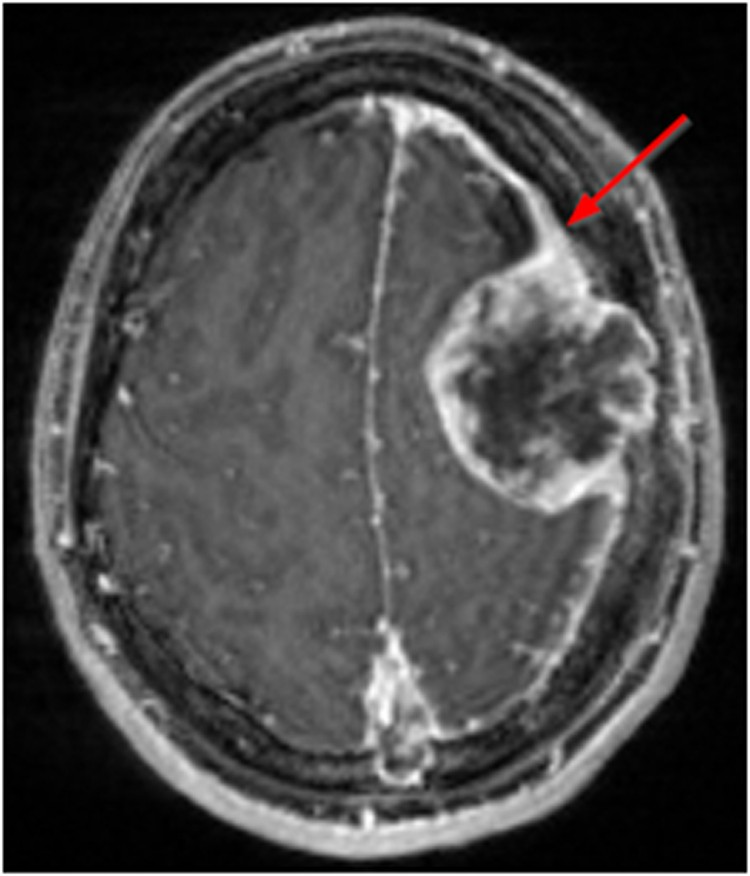
#> input picture backend/src/brain/m2.jpg, 750 x 876 px
$ jupyter execute --allow-errors test.ipynb
#> lines starting #> are read from the running program, lines starting #| are printed output that depends on the picture; after the words box and inside, x2 and y2 are one past the last pixel; in counts of white or black regions, pixels touching at a corner belong together
#> in predict_image, img is the input picture: shape (876, 750, 3); mean B, G, R 73.2, 73.2, 73.6
# Brain Tumor Classification - Inference

This notebook loads a trained brain tumor classification model and makes predictions on individual images.

## 1. Import Required Libraries

[cell 1]
import torch
import torch.nn as nn
from torchvision import transforms
from PIL import Image
import matplotlib.pyplot as plt
import numpy as np
from pathlib import Path
import cv2
from skimage import exposure
from skimage.morphology import binary_closing, binary_opening, disk

## 2. Define Model Architecture

[cell 2]
class ImprovedBrainTumorCNN(nn.Module):
    # [66 lines left out: functions __init__, _initialize_weights, forward, not called in this run]

## 3. Image Preprocessing Functions (Same as mask.ipynb)

[cell 3]
def adjust_gamma(image, gamma=1.0):
    """Adjust gamma of the image."""
    inv_gamma = 1.0 / gamma
    table = np.array([((i / 255.0) ** inv_gamma) * 255 for i in range(256)]).astype(np.uint8)
    return cv2.LUT(image, table)

def correct_bias_field(image):
    """Approximate bias field correction using local contrast enhancement."""
    img_float = image.astype(np.float32) / 255.0
    bias_field = cv2.GaussianBlur(img_float, (99, 99), 0)
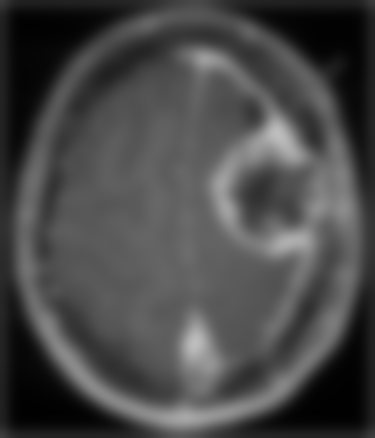
#> bias_field: shape (876, 750) float32 (shown at 1/2 size); min 0.00447, max 0.746, mean 0.285
    bias_field = np.maximum(bias_field, 0.01)
    corrected = img_float / bias_field
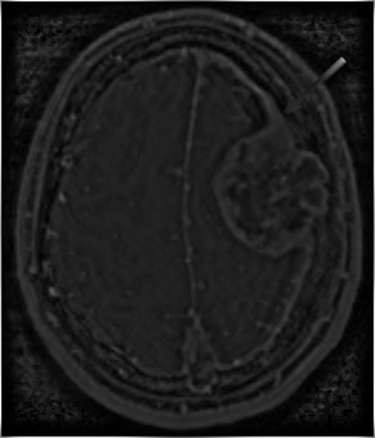
#> corrected: shape (876, 750) float32 (shown at 1/2 size); min 0, max 7.9, mean 0.919; drawn with min black and max white
    corrected = exposure.rescale_intensity(corrected, out_range=(0, 1))
    corrected = (corrected * 255).astype(np.uint8)
    return corrected

def preprocess_image(image):
    """Preprocess the image with improved bias correction and contrast enhancement."""
    image_float = image.astype(float)
    image_norm = (image_float - image_float.min()) / (image_float.max() - image_float.min())
    image_norm = (image_norm * 255).astype(np.uint8)
    image_bias_corrected = correct_bias_field(image_norm)
    clahe = cv2.createCLAHE(clipLimit=2.0, tileGridSize=(8,8))
    image_clahe = clahe.apply(image_bias_corrected)
    image_gamma = adjust_gamma(image_clahe, gamma=1.2)
    image_denoised = cv2.fastNlMeansDenoising(image_gamma)
    return image_denoised

def create_brain_mask(image):
    """Create a binary mask for brain region with improved skull removal and boundary smoothing."""
    image = exposure.rescale_intensity(image, out_range=(0, 255)).astype(np.uint8)
    _, binary = cv2.threshold(image, 0, 255, cv2.THRESH_BINARY + cv2.THRESH_OTSU)
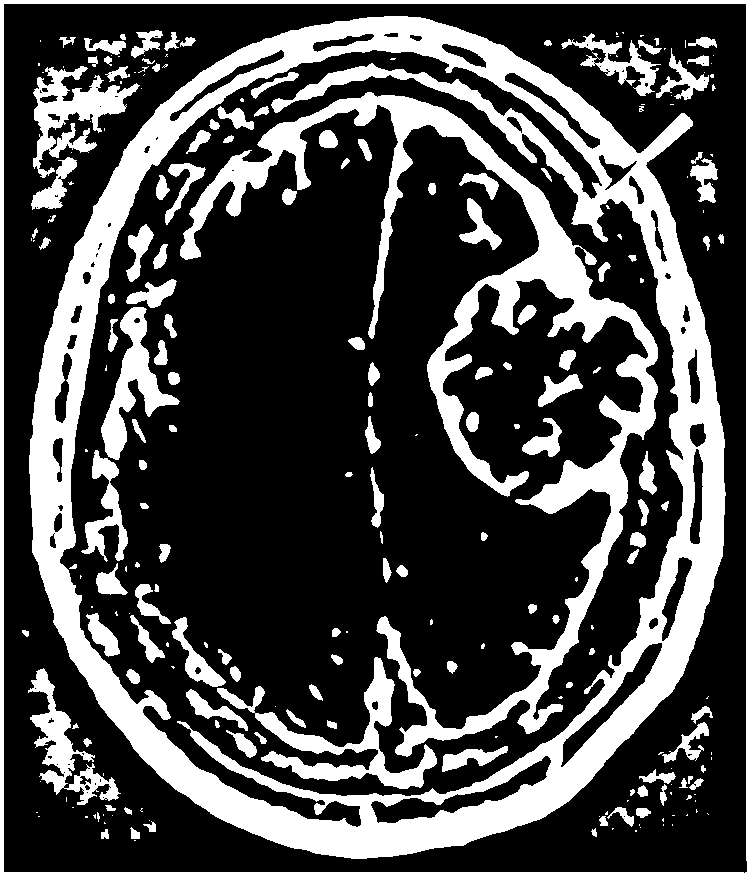
#> binary: shape (876, 750); 28.7% white; 243 white regions (104 under 20 px), largest, box (x1, y1, x2, y2) and area: (29, 16, 726, 859) 91808, (180, 92, 658, 757) 36831, (0, 0, 750, 876) 12932
    selem_main = disk(5)
    mask = binary_closing(binary_opening(binary > 0, selem_main), selem_main)
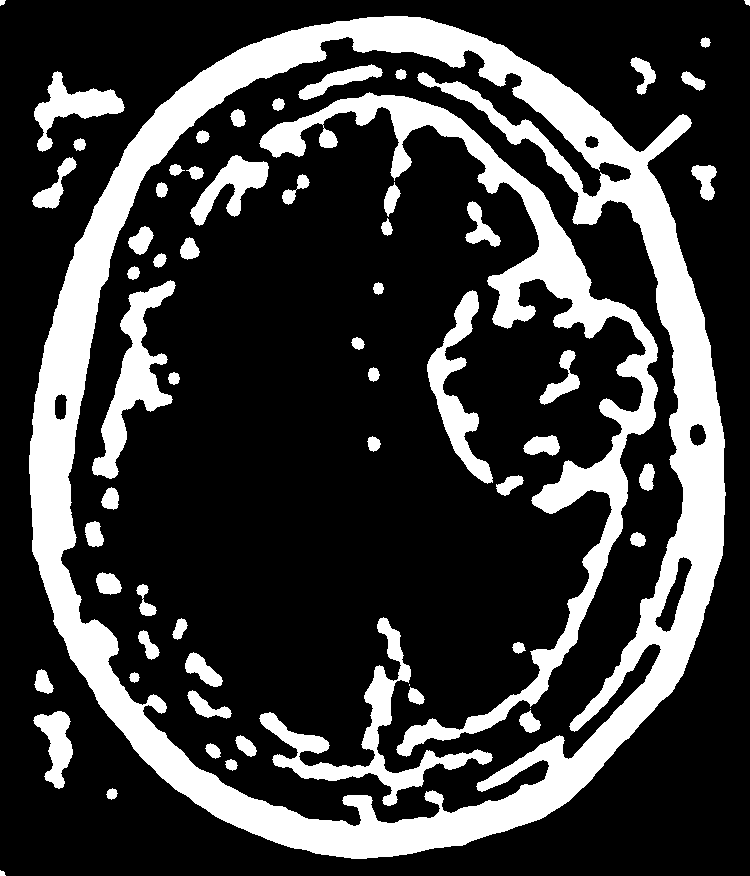
#> mask: shape (876, 750) bool; 23.7% white; 62 white regions (2 under 20 px), largest, box (x1, y1, x2, y2) and area: (29, 16, 726, 859) 92315, (259, 92, 658, 757) 26442, (259, 617, 493, 806) 6732
    mask = (mask * 255).astype(np.uint8)
#> mask: shape (876, 750); 23.7% white; 62 white regions (2 under 20 px)

    contours, _ = cv2.findContours(mask, cv2.RETR_EXTERNAL, cv2.CHAIN_APPROX_SIMPLE)
#> contours = 14 contours, 3 with area under 20; largest, box (x1, y1, x2, y2) and area: (29, 16, 726, 859) 462856, (34, 71, 125, 152) 2418, (33, 711, 73, 789) 1520, (32, 157, 77, 209) 716, (691, 165, 717, 201) 496
    if contours:
        largest_contour = max(contours, key=cv2.contourArea)
#> largest_contour = contour of 1037 points, box (x1, y1, x2, y2) (29, 16, 726, 859), area 462856
        mask = np.zeros_like(mask)
        cv2.drawContours(mask, [largest_contour], -1, 255, -1)
#> mask: shape (876, 750); 70.6% white; 1 black region, box (x1, y1, x2, y2) and area: (0, 0, 750, 876) 192987

    kernel_erode = cv2.getStructuringElement(cv2.MORPH_ELLIPSE, (3,3))
    kernel_smooth = cv2.getStructuringElement(cv2.MORPH_ELLIPSE, (5,5))
    mask = cv2.erode(mask, kernel_erode, iterations=1)
#> mask: shape (876, 750); 70.3% white; 1 black region, box (x1, y1, x2, y2) and area: (0, 0, 750, 876) 195298
    mask = cv2.morphologyEx(mask, cv2.MORPH_CLOSE, kernel_smooth)
#> mask: shape (876, 750); 70.3% white; 1 black region, box (x1, y1, x2, y2) and area: (0, 0, 750, 876) 195291
    return mask

def apply_mask(image, mask):
    """Apply the mask to the original image with improved edge handling."""
    if image.shape != mask.shape:
        mask = cv2.resize(mask, (image.shape[1], image.shape[0]))

    kernel_edge = cv2.getStructuringElement(cv2.MORPH_ELLIPSE, (3,3))
    edge_mask = cv2.dilate(mask, kernel_edge, iterations=1)
#> edge_mask: shape (876, 750); 70.6% white; 1 black region, box (x1, y1, x2, y2) and area: (0, 0, 750, 876) 192980
    inner_mask = cv2.erode(mask, kernel_edge, iterations=1)
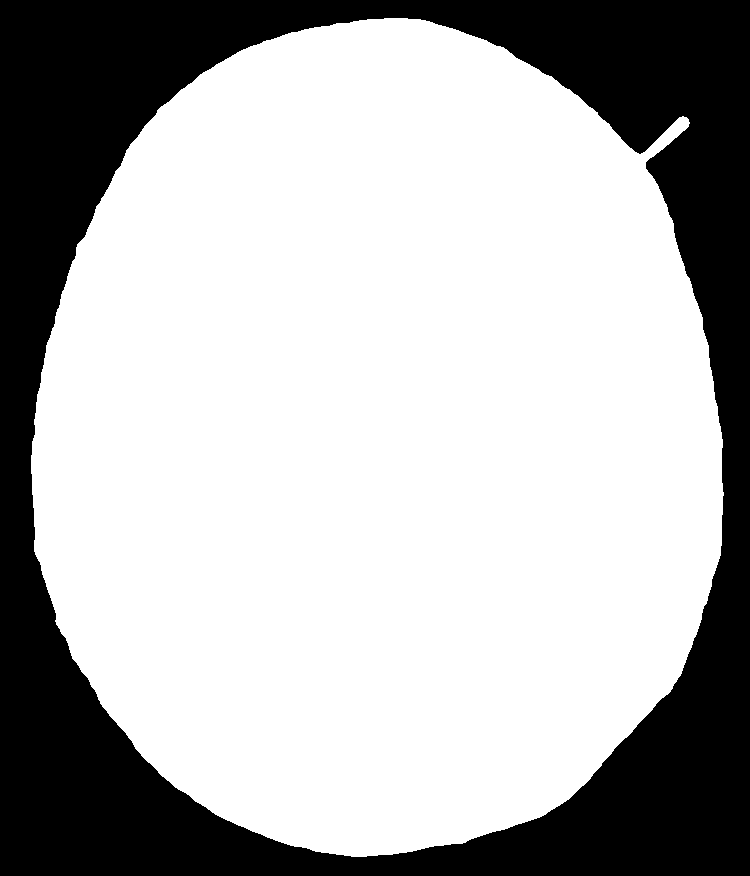
#> inner_mask: shape (876, 750); 69.9% white; 1 black region, box (x1, y1, x2, y2) and area: (0, 0, 750, 876) 197598
    edge_zone = cv2.subtract(edge_mask, inner_mask)
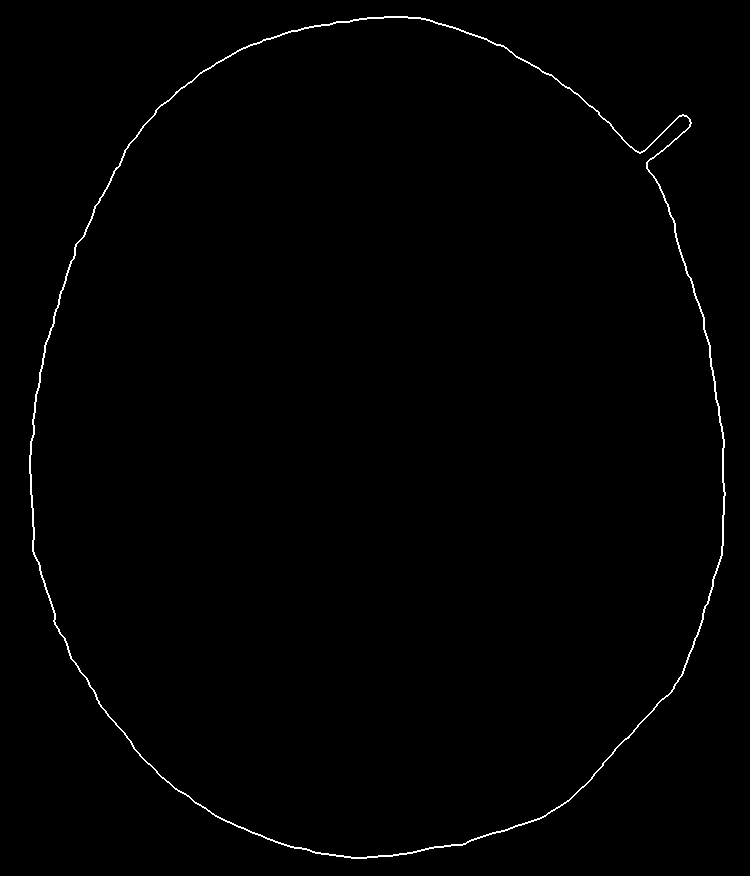
#> edge_zone: shape (876, 750); 0.7% white in thin lines or dots, all inside (x1, y1, x2, y2) = (29, 16, 726, 859)

    masked_image = cv2.bitwise_and(image, image, mask=mask)
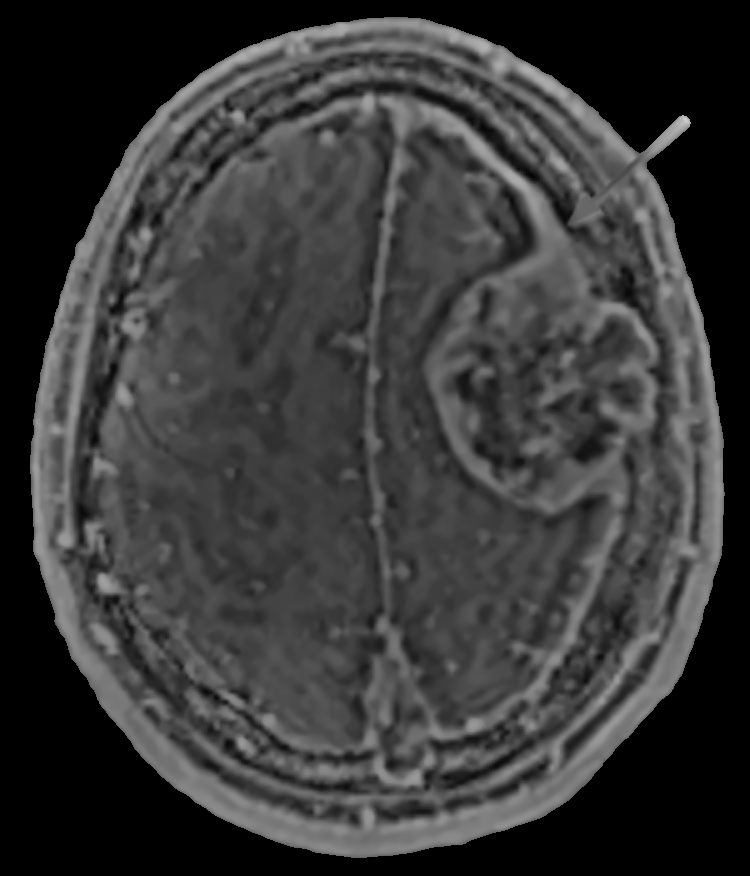
#> masked_image: shape (876, 750); min 0, max 208, mean 55.9
    edge_pixels = cv2.bitwise_and(image, image, mask=edge_zone)
    edge_pixels = cv2.GaussianBlur(edge_pixels, (3,3), 0)

    final_image = cv2.add(
        cv2.bitwise_and(masked_image, masked_image, mask=cv2.bitwise_not(edge_zone)),
        edge_pixels
    )
    return final_image

## 4. Load Trained Model

#> (a cell that did not finish here is left out)

## 5. Define Prediction Function

[cell 5]
def predict_image(image_path, apply_masking=True):
    """
    Predict the class of a brain MRI image.

    Args:
        image_path: Path to the image file
        apply_masking: Whether to apply brain masking preprocessing

    Returns:
        predicted_class: The predicted class name
        confidence: Confidence score (0-100)
        probabilities: Dictionary of all class probabilities
    """
    # Load image
    img = cv2.imread(str(image_path))
    if img is None:
        raise ValueError(f"Could not load image: {image_path}")

    # Convert to grayscale
    if len(img.shape) == 3:
        img_gray = cv2.cvtColor(img, cv2.COLOR_BGR2GRAY)
    else:
        img_gray = img

    # Apply masking if requested
    if apply_masking:
        preprocessed = preprocess_image(img_gray)
        mask = create_brain_mask(preprocessed)
        masked = apply_mask(preprocessed, mask)
        # Convert back to RGB
        img_processed = cv2.cvtColor(masked, cv2.COLOR_GRAY2RGB)
    else:
        img_processed = img

    # Convert to PIL and apply transforms
    img_pil = Image.fromarray(img_processed)

    transform = transforms.Compose([
        transforms.Resize((image_size, image_size)),
        transforms.ToTensor(),
        transforms.Normalize(
            mean=checkpoint['preprocessing']['mean'],
            std=checkpoint['preprocessing']['std']
        )
    ])

    img_tensor = transform(img_pil).unsqueeze(0).to(device)

    # Make prediction
    with torch.no_grad():
        outputs = model(img_tensor)
        probabilities = torch.nn.functional.softmax(outputs, dim=1)
        confidence, predicted = torch.max(probabilities, 1)

    predicted_class = class_names[predicted.item()]
    confidence_score = confidence.item() * 100

    # Get all class probabilities
    all_probs = {class_names[i]: probabilities[0][i].item() * 100
                 for i in range(num_classes)}

    return predicted_class, confidence_score, all_probs

## 6. Visualize Prediction

[cell 6]
# [30 lines left out: function visualize_prediction, not called in this run]

## 7. Test on Single Image

Provide the path to a brain MRI image to classify.

[cell 7]
# Specify the path to your test image
test_image_path = 'm2.jpg'

# Make prediction
#> (the rest of this cell did not finish here and is left out)

## 8. Test on Multiple Images from a Directory

[cell 8]
def predict_directory(directory_path, max_images=10, apply_masking=True):
    """
    Predict classes for all images in a directory.

    Args:
        directory_path: Path to directory containing images
        max_images: Maximum number of images to process
        apply_masking: Whether to apply brain masking preprocessing
    """
    directory = Path(directory_path)
    image_files = list(directory.glob('*.jpg')) + list(directory.glob('*.png'))

    if not image_files:
        print(f"No images found in {directory_path}")
        return

    # Limit number of images
    image_files = image_files[:max_images]

    print(f"Processing {len(image_files)} images from {directory_path}\n")

    results = []
    for img_path in image_files:
        try:
            predicted_class, confidence, all_probs = predict_image(img_path, apply_masking)
            results.append({
                'image': img_path.name,
                'predicted': predicted_class,
                'confidence': confidence
            })
            print(f"✓ {img_path.name}: {predicted_class} ({confidence:.2f}%)")
        except Exception as e:
            print(f"✗ {img_path.name}: Error - {str(e)}")

    return results

# Example: Test on a directory
test_directory = r'C:\Users\Jatin\Desktop\oncogenesis\data\brain_data\Test\glioma'
results = predict_directory(test_directory, max_images=5)

## 9. Visualize Multiple Predictions

[cell 9]
def visualize_multiple_predictions(directory_path, num_images=6, apply_masking=True):
    """Visualize predictions for multiple images in a grid."""
#> called with num_images = 6, apply_masking = True
    directory = Path(directory_path)
    image_files = list(directory.glob('*.jpg')) + list(directory.glob('*.png'))
    image_files = image_files[:num_images]

    rows = (num_images + 2) // 3
    fig, axes = plt.subplots(rows, 3, figsize=(15, 5*rows))
    axes = axes.flatten() if num_images > 1 else [axes]

    for idx, img_path in enumerate(image_files):
        try:
            predicted_class, confidence, _ = predict_image(img_path, apply_masking)

            img = cv2.imread(str(img_path))
            img = cv2.cvtColor(img, cv2.COLOR_BGR2RGB)

            axes[idx].imshow(img)
            axes[idx].set_title(f'{predicted_class}\n{confidence:.2f}%',
                              fontsize=12, fontweight='bold')
            axes[idx].axis('off')
        except Exception as e:
            axes[idx].text(0.5, 0.5, f'Error loading\n{img_path.name}',
                          ha='center', va='center')
            axes[idx].axis('off')

    # Hide unused subplots
    for idx in range(len(image_files), len(axes)):
        axes[idx].axis('off')

    plt.tight_layout()
    plt.show()

# Visualize multiple predictions
visualize_multiple_predictions(test_directory, num_images=6)

$ run again, with backend/src/brain/g1.png saved as backend/src/brain/m2.jpg
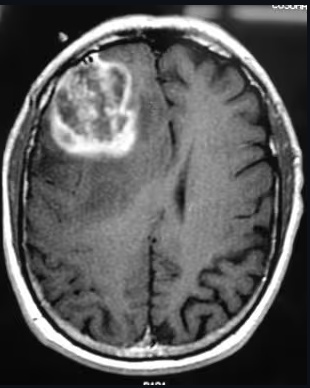
#> input picture backend/src/brain/g1.png, 310 x 388 px
#> in predict_image, img is the input picture: shape (388, 310, 3); mean B, G, R 91.4, 91.1, 91.1
#> in create_brain_mask, `_, binary = cv2.threshold(image, 0, 255, cv2.THRESH_BINARY + cv2.THRES..`:
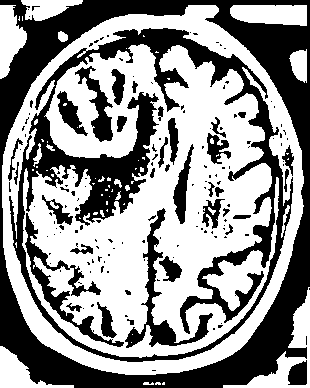
#> binary: shape (388, 310); 56.8% white; 159 black regions (123 under 20 px), largest, box (x1, y1, x2, y2) and area: (0, 0, 310, 388) 24105, (9, 28, 293, 362) 17174, (125, 208, 213, 348) 1970
#> contours = 9 contours; largest, box (x1, y1, x2, y2) and area: (0, 0, 304, 375) 56683, (230, 0, 310, 26) 1520, (0, 0, 27, 79) 1144, (0, 346, 47, 388) 954, (246, 356, 294, 388) 684
#> largest_contour = contour of 2001 points, box (x1, y1, x2, y2) (0, 0, 304, 375), area 56683
#> edge_mask: shape (388, 310); 48.6% white; 2 white regions, box (x1, y1, x2, y2) and area: (0, 44, 304, 375) 52984, (27, 0, 267, 126) 5529
#> inner_mask: shape (388, 310); 43.1% white; 4 white regions, box (x1, y1, x2, y2) and area: (0, 46, 302, 373) 45181, (29, 0, 265, 124) 4171, (48, 104, 136, 156) 2027, (269, 88, 291, 130) 454
#> edge_zone: shape (388, 310); 5.6% white in thin lines or dots
#> in apply_mask, `final_image = cv2.add( cv2.bitwise_and(masked_image, masked_image, mas..`:
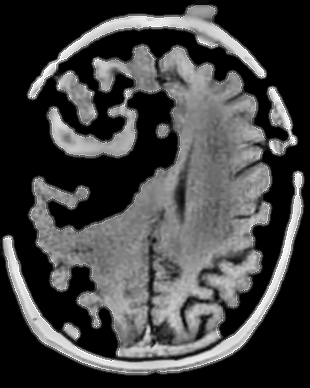
#> final_image: shape (388, 310); min 0, max 255, mean 67.6

$ run again, with backend/src/brain/g2.jpeg copied over backend/src/brain/m2.jpg
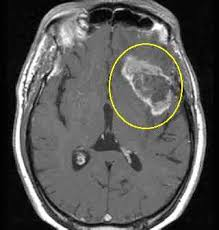
#> input picture backend/src/brain/g2.jpeg, 219 x 230 px
#> in predict_image, img is the input picture: shape (230, 219, 3); mean B, G, R 85.5, 87.2, 87.2
#> in create_brain_mask, `_, binary = cv2.threshold(image, 0, 255, cv2.THRESH_BINARY + cv2.THRES..`:
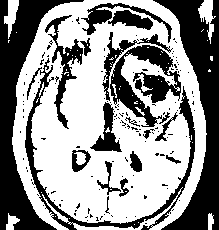
#> binary: shape (230, 219); 57.7% white; 147 black regions (128 under 20 px), largest, box (x1, y1, x2, y2) and area: (153, 0, 219, 230) 5827, (0, 0, 84, 230) 5668, (110, 45, 181, 127) 2502
#> contours = 7 contours; box (x1, y1, x2, y2) and area: (12, 0, 207, 224) 22286, (172, 42, 199, 92) 588, (121, 55, 158, 80) 430, (151, 94, 176, 117) 276, (199, 0, 213, 18) 163, (8, 0, 19, 11) 83, (16, 84, 28, 95) 76
#> largest_contour = contour of 733 points, box (x1, y1, x2, y2) (12, 0, 207, 224), area 22286
#> edge_mask: shape (230, 219); 45.6% white; 1 white region, box (x1, y1, x2, y2) and area: (12, 0, 207, 224) 22987
#> inner_mask: shape (230, 219); 40.9% white; 2 white regions, box (x1, y1, x2, y2) and area: (14, 0, 205, 222) 20110, (24, 32, 52, 74) 472
#> edge_zone: shape (230, 219); 4.8% white in thin lines or dots, all inside (x1, y1, x2, y2) = (12, 0, 207, 224)
#> in apply_mask, `final_image = cv2.add( cv2.bitwise_and(masked_image, masked_image, mas..`:
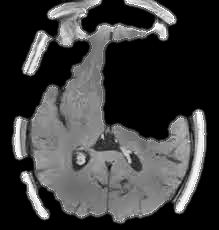
#> final_image: shape (230, 219); min 0, max 255, mean 61.6
